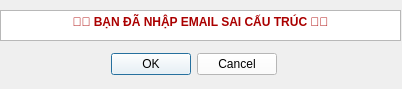
<?xml version="1.0" encoding="UTF-8"?>
<ui version="4.0">
 <class>check_dialog</class>
 <widget class="QDialog" name="check_dialog">
  <property name="geometry">
   <rect>
    <x>0</x>
    <y>0</y>
    <width>402</width>
    <height>89</height>
   </rect>
  </property>
  <property name="windowTitle">
   <string>Dialog</string>
  </property>
  <widget class="QDialogButtonBox" name="exit_button">
   <property name="geometry">
    <rect>
     <x>110</x>
     <y>50</y>
     <width>167</width>
     <height>29</height>
    </rect>
   </property>
   <property name="styleSheet">
    <string notr="true">color: rgb(0, 0, 0);
background-color: rgb(255, 255, 255);
font: 700 9pt &quot;Segoe UI&quot;;</string>
   </property>
   <property name="orientation">
    <enum>Qt::Horizontal</enum>
   </property>
   <property name="standardButtons">
    <set>QDialogButtonBox::Cancel|QDialogButtonBox::Ok</set>
   </property>
  </widget>
  <widget class="QTextBrowser" name="text_info">
   <property name="geometry">
    <rect>
     <x>0</x>
     <y>10</y>
     <width>401</width>
     <height>31</height>
    </rect>
   </property>
   <property name="styleSheet">
    <string notr="true">color: rgb(170, 0, 0);
font: 700 9pt &quot;Segoe UI&quot;;</string>
   </property>
   <property name="html">
    <string>&lt;!DOCTYPE HTML PUBLIC &quot;-//W3C//DTD HTML 4.0//EN&quot; &quot;http://www.w3.org/TR/REC-html40/strict.dtd&quot;&gt;
&lt;html&gt;&lt;head&gt;&lt;meta name=&quot;qrichtext&quot; content=&quot;1&quot; /&gt;&lt;meta charset=&quot;utf-8&quot; /&gt;&lt;style type=&quot;text/css&quot;&gt;
p, li { white-space: pre-wrap; }
hr { height: 1px; border-width: 0; }
li.unchecked::marker { content: &quot;\2610&quot;; }
li.checked::marker { content: &quot;\2612&quot;; }
&lt;/style&gt;&lt;/head&gt;&lt;body style=&quot; font-family:'Segoe UI'; font-size:9pt; font-weight:700; font-style:normal;&quot;&gt;
&lt;p align=&quot;center&quot; style=&quot; margin-top:0px; margin-bottom:0px; margin-left:0px; margin-right:0px; -qt-block-indent:0; text-indent:0px;&quot;&gt;🤡🤡 BẠN ĐÃ NHẬP EMAIL SAI CẤU TRÚC 🤡🤡&lt;/p&gt;&lt;/body&gt;&lt;/html&gt;</string>
   </property>
  </widget>
 </widget>
 <resources/>
 <connections>
  <connection>
   <sender>exit_button</sender>
   <signal>accepted()</signal>
   <receiver>check_dialog</receiver>
   <slot>accept()</slot>
   <hints>
    <hint type="sourcelabel">
     <x>248</x>
     <y>254</y>
    </hint>
    <hint type="destinationlabel">
     <x>157</x>
     <y>274</y>
    </hint>
   </hints>
  </connection>
  <connection>
   <sender>exit_button</sender>
   <signal>rejected()</signal>
   <receiver>check_dialog</receiver>
   <slot>reject()</slot>
   <hints>
    <hint type="sourcelabel">
     <x>316</x>
     <y>260</y>
    </hint>
    <hint type="destinationlabel">
     <x>286</x>
     <y>274</y>
    </hint>
   </hints>
  </connection>
 </connections>
</ui>
